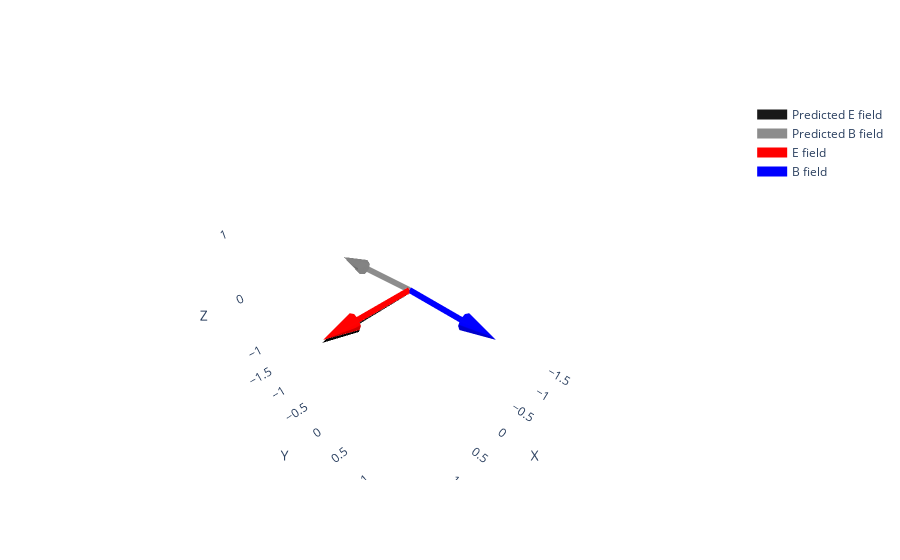

Write notebook code for a chart like this one.
### Code cell
import plotly.graph_objects as go
import numpy as np

v1 = E_field_pred
v2 = B_field_pred
v3 = np.array([1.0, 0, 0])  # x-axis
v4 = np.array([0, 1.0, 0])  # y-axis

# Define colors for the vectors
colors = ['black', 'gray', 'red', 'blue']#,'green','yellow']
dashes = ['dash', 'dash', 'solid', 'solid']  # Set dash styles
names = ['Predicted E field', 'Predicted B field', 'E field', 'B field']
opacities = [0.9,0.9,1.0,1.0]  # Set opacities
# Create line traces for each vector
lines = [
    go.Scatter3d(
        x=[0, v[0]],
        y=[0, v[1]],
        z=[0, v[2]],
        mode='lines',
        line=dict(color=c,width=12),
        opacity = o,
        name=n
    )
    for v, c, o, n in zip([v1,v2,v3,v4], colors, opacities, names)
]

# Create cone traces for each vector
cones = [
    go.Cone(
        x=[v[0]],
        y=[v[1]],
        z=[v[2]],
        u=[v[0]],
        v=[v[1]],
        w=[v[2]],
        anchor="tail",
        colorscale=[[0, c], [1, c]],
        showscale=False,
        opacity = o,
        name=n
    )
    for v, c, o, n in zip([v1,v2,v3,v4], colors, opacities, names)
]

# Combine lines and cones in the figure
fig = go.Figure(data=lines + cones)

# Set layout
fig.update_layout(
    scene=dict(
        xaxis=dict(range=[-1.5, 1.5], title='X',showgrid = False,showbackground = False),
        yaxis=dict(range=[-1.5, 1.5], title='Y', showgrid = False,showbackground = False),
        zaxis=dict(range=[-1.5, 1.5], title='Z', showgrid = False, showbackground = False),
        aspectmode="cube"
    ),
    showlegend=True
)

# Show plot
fig.show()
fig.write_html('vectors.html')

### Figure 1 — Plotly figure (JSON) as saved in the notebook; plotly's stock layout.template omitted (floating-point values rounded to 4 significant figures)
{"data": [{"line": {"color": "black", "width": 12}, "mode": "lines", "name": "Predicted E field", "opacity": 0.9, "type": "scatter3d", "x": [0, 0.9988], "y": [0, -0.01864], "z": [0, -0.0446]}, {"line": {"color": "gray", "width": 12}, "mode": "lines", "name": "Predicted B field", "opacity": 0.9, "type": "scatter3d", "x": [0, 0.004008], "y": [0, -0.998], "z": [0, -0.06272]}, {"line": {"color": "red", "width": 12}, "mode": "lines", "name": "E field", "opacity": 1, "type": "scatter3d", "x": [0, 1], "y": [0, 0], "z": [0, 0]}, {"line": {"color": "blue", "width": 12}, "mode": "lines", "name": "B field", "opacity": 1, "type": "scatter3d", "x": [0, 0], "y": [0, 1], "z": [0, 0]}, {"anchor": "tail", "colorscale": [[0, "black"], [1, "black"]], "name": "Predicted E field", "opacity": 0.9, "showscale": false, "type": "cone", "u": [0.9988], "v": [-0.01864], "w": [-0.0446], "x": [0.9988], "y": [-0.01864], "z": [-0.0446]}, {"anchor": "tail", "colorscale": [[0, "gray"], [1, "gray"]], "name": "Predicted B field", "opacity": 0.9, "showscale": false, "type": "cone", "u": [0.004008], "v": [-0.998], "w": [-0.06272], "x": [0.004008], "y": [-0.998], "z": [-0.06272]}, {"anchor": "tail", "colorscale": [[0, "red"], [1, "red"]], "name": "E field", "opacity": 1, "showscale": false, "type": "cone", "u": [1], "v": [0], "w": [0], "x": [1], "y": [0], "z": [0]}, {"anchor": "tail", "colorscale": [[0, "blue"], [1, "blue"]], "name": "B field", "opacity": 1, "showscale": false, "type": "cone", "u": [0], "v": [1], "w": [0], "x": [0], "y": [1], "z": [0]}], "layout": {"scene": {"aspectmode": "cube", "xaxis": {"range": [-1.5, 1.5], "showbackground": false, "showgrid": false, "title": {"text": "X"}}, "yaxis": {"range": [-1.5, 1.5], "showbackground": false, "showgrid": false, "title": {"text": "Y"}}, "zaxis": {"range": [-1.5, 1.5], "showbackground": false, "showgrid": false, "title": {"text": "Z"}}}, "showlegend": true}}
